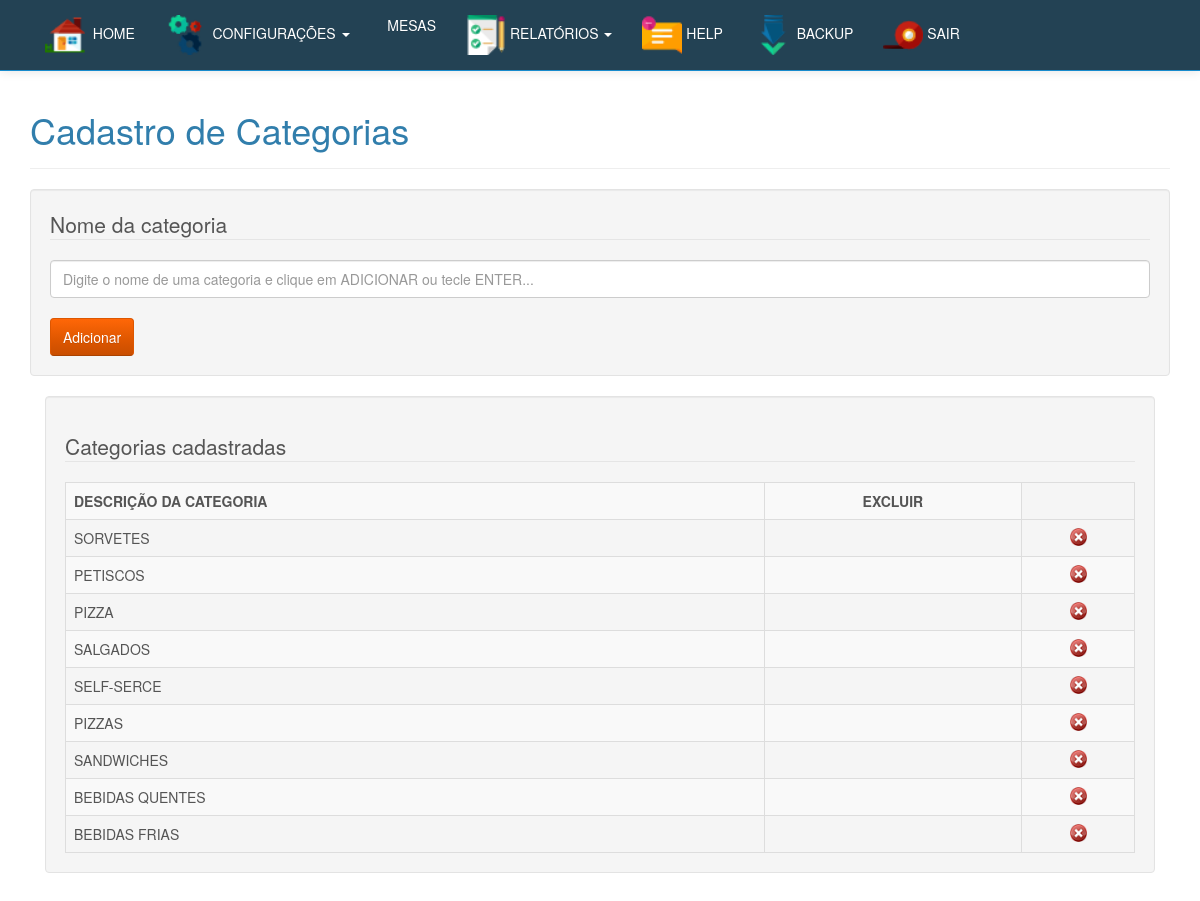
/inicio.php?btn=categoria (signed in), run on the app's committed database.
### tables this page shows
CREATE TABLE `categoria` (
  `id_categoria` int(10) NOT NULL AUTO_INCREMENT,
  `nome` varchar(200) NOT NULL,
  PRIMARY KEY (`id_categoria`)
);

### categoria.php (the view, shortened to what this page needs)
<h1>&nbsp;&nbsp;Cadastro de categorías</h1>
<div class="container">
   <div class="bs-docs-section" >
      <div class="row">
         <div class="col-lg-12">
            <div class="page-header">
               <h1 id="forms">Cadastro de Categorias</h1>
            </div>
         </div>
      </div>
	  <div class="well col-lg-12">
	   <form action="" method="post" class="form-horizontal" enctype="multipart/form-data">
            <legend>Nome da categoria</legend>
            <input name="nome" class="form-control" required type="text" placeholder="Digite o nome de uma categoria e clique em ADICIONAR ou tecle ENTER..." />
            <br/>
            <input name="cadastrar" type="submit" class="btn btn-warning" value="Adicionar" id="cadastrar" />
		</form>
	  </div>
      <div class="col-lg-12">
         <div class="well bs-component">
            <table class="display dataTable table table-striped table-bordered" id="tbCliente">
				<legend>Categorias cadastradas</legend>
               <tr>
                  <th>DESCRIÇÃO DA CATEGORIA</th>
                  <th><center>EXCLUIR</center></th>
               </tr>
               <?php
                  $sel = mysql_query("SELECT * FROM categoria ORDER BY id_categoria DESC");
                  while($ver = mysql_fetch_array($sel)){
                  ?>
					   <tr>
						  <td><?php echo  strtoupper ($ver['nome']);?></td>
						  <td align="center">
						  <td align="center">
							 <a href="javascript:confirmardel('?btn=categoria&apagar=apagar&id_categoria=<?php echo $ver['id_categoria'] ?>')"><img src="imagens/excluir.png" width="17" height="18"  border="0"/></a>
						  </td>
					   </tr>
               <?php } ?>
            </table>
         </div>
      </div>
   </div>
</div>

### css/demo_table.css (style rules this page uses)
table.display { margin: 0 auto; clear: both; width: 100%; }
table.display td { padding: 3px 10px; }

### data on the page
categoria: nome "SORVETES"
categoria: nome "PETISCOS"
categoria: nome "PIZZA"
categoria: nome "SALGADOS"
categoria: nome "SELF-SERCE"
categoria: nome "PIZZAS"
categoria: nome "SANDWICHES"
categoria: nome "BEBIDAS QUENTES"
categoria: nome "BEBIDAS FRIAS"
